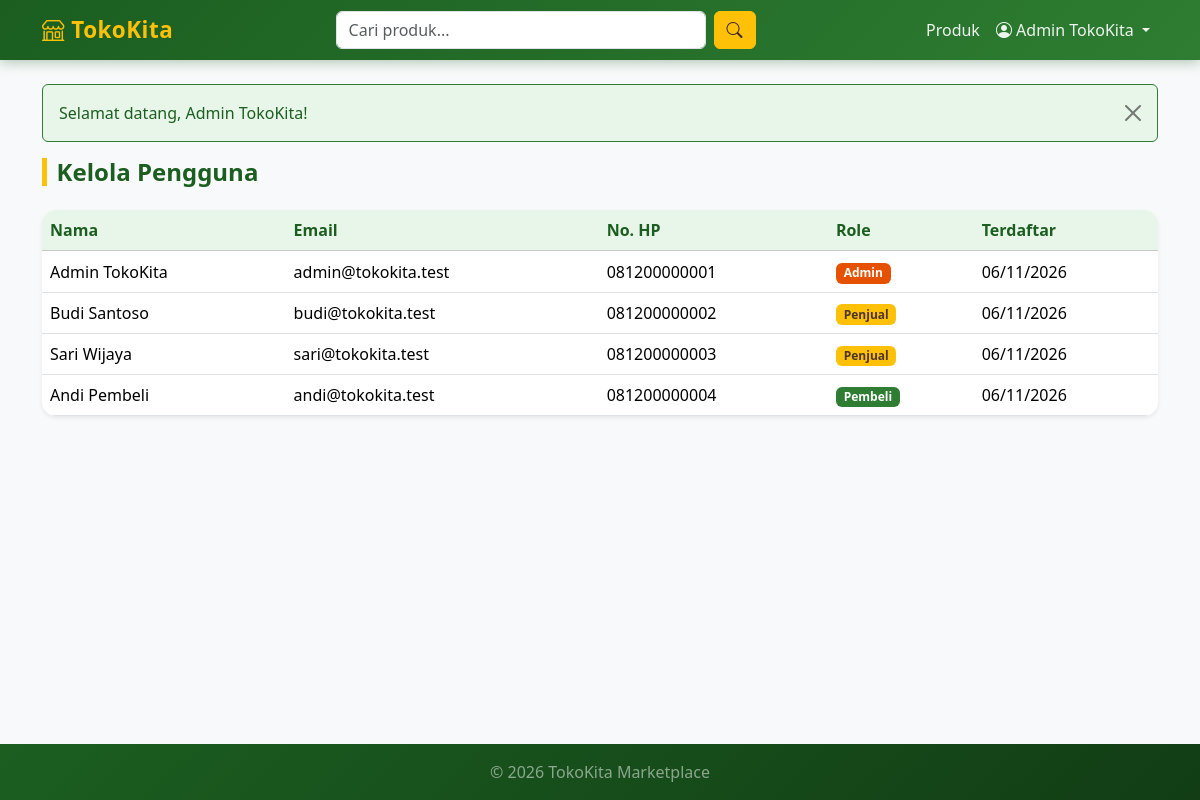
Screenshot of /admin/pengguna.php (signed in) with the database file from the repository.
### tables this page shows
CREATE TABLE users (
  id_user    INT AUTO_INCREMENT PRIMARY KEY,
  nama       VARCHAR(100) NOT NULL,
  email      VARCHAR(100) NOT NULL UNIQUE,
  password   VARCHAR(255) NOT NULL,
  no_hp      VARCHAR(20) DEFAULT NULL,
  alamat     TEXT DEFAULT NULL,
  role       ENUM('admin','penjual','pembeli') NOT NULL DEFAULT 'pembeli',
  created_at TIMESTAMP DEFAULT CURRENT_TIMESTAMP
);

### includes/functions.php (called while the page is built, shortened)
<?php
function e($string) {
    return htmlspecialchars((string) $string, ENT_QUOTES, 'UTF-8');
}

### admin/pengguna.php (the view, shortened to what this page needs)
<?php
require_once __DIR__ . '/../includes/auth.php';
$pengguna_list = mysqli_query($koneksi,
    'SELECT id_user, nama, email, no_hp, role, created_at FROM users ORDER BY created_at DESC');
require_once __DIR__ . '/../includes/header.php';
?>
<h4 class="mb-4">Kelola Pengguna</h4>
<div class="card shadow-sm">
    <div class="table-responsive">
        <table class="table table-hover align-middle mb-0">
            <thead class="table-light">
                <tr><th>Nama</th><th>Email</th><th>No. HP</th><th>Role</th><th>Terdaftar</th></tr>
            </thead>
            <tbody>
            <?php while ($pengguna = mysqli_fetch_assoc($pengguna_list)): ?>
                <tr>
                    <td><?= e($pengguna['nama']) ?></td>
                    <td><?= e($pengguna['email']) ?></td>
                    <td><?= e($pengguna['no_hp'] ?? '-') ?></td>
                    <td>
                        <?php
                        $warna = ['admin' => 'danger', 'penjual' => 'warning', 'pembeli' => 'success'];
                        ?>
                        <span class="badge text-bg-<?= $warna[$pengguna['role']] ?>">
                            <?= e(ucfirst($pengguna['role'])) ?>
                        </span>
                    </td>
                    <td><?= date('d/m/Y', strtotime($pengguna['created_at'])) ?></td>
                </tr>
            <?php endwhile; ?>
            </tbody>
        </table>
    </div>
</div>
<?php require_once __DIR__ . '/../includes/footer.php'; ?>

### assets/css/style.css (style rules this page uses)
:root { --tk-green: #2e7d32; --tk-green-dark: #1b5e20; --tk-green-light: #e8f5e9; --tk-yellow: #ffc107; --tk-yellow-dark: #ff8f00; --tk-yellow-light: #fff8e1; --tk-orange: #f57c00; --tk-orange-dark: #e65100; --tk-orange-light: #fff3e0; }
body { font-family: 'Segoe UI', system-ui, -apple-system, sans-serif; background-color: #f6f9f4; }
.badge.text-bg-danger { background: var(--tk-orange-dark) !important; }
.badge.text-bg-success { background: var(--tk-green) !important; }
.badge.text-bg-warning { background: var(--tk-yellow) !important; color: #4e342e !important; }
.card { border: none; border-radius: .9rem; overflow: hidden; transition: transform .2s, box-shadow .2s; }
.table-light { --bs-table-bg: var(--tk-green-light); --bs-table-color: var(--tk-green-dark); }
.table thead th { font-weight: 700; }
h4.mb-4, h4.mb-0 { color: var(--tk-green-dark); font-weight: 700; border-left: 5px solid var(--tk-yellow); padding-left: .6rem; }

### rows the page displays
users: nama "Admin TokoKita", email "admin@tokokita.test", no_hp "081200000001", role "Admin", created_at "06/11/2026"
users: nama "Budi Santoso", email "budi@tokokita.test", no_hp "081200000002", role "Penjual", created_at "06/11/2026"
users: nama "Sari Wijaya", email "sari@tokokita.test", no_hp "081200000003", role "Penjual", created_at "06/11/2026"
users: nama "Andi Pembeli", email "andi@tokokita.test", no_hp "081200000004", role "Pembeli", created_at "06/11/2026"

### other values shown
$user['nama'] "Admin TokoKita"
$flash['message'] "Selamat datang, Admin TokoKita!"
